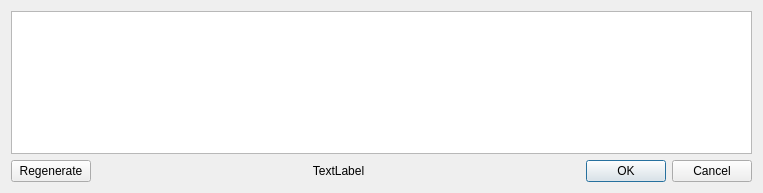
<?xml version="1.0" encoding="UTF-8"?>
<ui version="4.0">
 <class>GenerateCommitMessageDialog</class>
 <widget class="QDialog" name="GenerateCommitMessageDialog">
  <property name="geometry">
   <rect>
    <x>0</x>
    <y>0</y>
    <width>763</width>
    <height>193</height>
   </rect>
  </property>
  <property name="windowTitle">
   <string>Generated Commit Messages</string>
  </property>
  <layout class="QVBoxLayout" name="verticalLayout">
   <item>
    <widget class="QListWidget" name="listWidget">
     <property name="editTriggers">
      <set>QAbstractItemView::EditTrigger::NoEditTriggers</set>
     </property>
     <property name="wordWrap">
      <bool>true</bool>
     </property>
    </widget>
   </item>
   <item>
    <layout class="QHBoxLayout" name="horizontalLayout">
     <item>
      <widget class="QPushButton" name="pushButton_regenerate">
       <property name="text">
        <string>Regenerate</string>
       </property>
      </widget>
     </item>
     <item>
      <widget class="QLabel" name="label">
       <property name="sizePolicy">
        <sizepolicy hsizetype="Expanding" vsizetype="Preferred">
         <horstretch>0</horstretch>
         <verstretch>0</verstretch>
        </sizepolicy>
       </property>
       <property name="text">
        <string>TextLabel</string>
       </property>
       <property name="alignment">
        <set>Qt::AlignmentFlag::AlignCenter</set>
       </property>
      </widget>
     </item>
     <item>
      <widget class="QPushButton" name="pushButton">
       <property name="text">
        <string>OK</string>
       </property>
       <property name="default">
        <bool>true</bool>
       </property>
      </widget>
     </item>
     <item>
      <widget class="QPushButton" name="pushButton_2">
       <property name="text">
        <string>Cancel</string>
       </property>
      </widget>
     </item>
    </layout>
   </item>
  </layout>
 </widget>
 <tabstops>
  <tabstop>listWidget</tabstop>
  <tabstop>pushButton_regenerate</tabstop>
  <tabstop>pushButton</tabstop>
  <tabstop>pushButton_2</tabstop>
 </tabstops>
 <resources/>
 <connections>
  <connection>
   <sender>pushButton</sender>
   <signal>clicked()</signal>
   <receiver>GenerateCommitMessageDialog</receiver>
   <slot>accept()</slot>
   <hints>
    <hint type="sourcelabel">
     <x>665</x>
     <y>185</y>
    </hint>
    <hint type="destinationlabel">
     <x>205</x>
     <y>122</y>
    </hint>
   </hints>
  </connection>
  <connection>
   <sender>pushButton_2</sender>
   <signal>clicked()</signal>
   <receiver>GenerateCommitMessageDialog</receiver>
   <slot>reject()</slot>
   <hints>
    <hint type="sourcelabel">
     <x>755</x>
     <y>185</y>
    </hint>
    <hint type="destinationlabel">
     <x>394</x>
     <y>119</y>
    </hint>
   </hints>
  </connection>
 </connections>
</ui>
